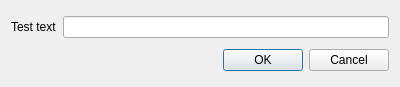
<?xml version="1.0" encoding="UTF-8"?>
<ui version="4.0">
 <class>Dialog</class>
 <widget class="QDialog" name="Dialog">
  <property name="geometry">
   <rect>
    <x>0</x>
    <y>0</y>
    <width>400</width>
    <height>87</height>
   </rect>
  </property>
  <property name="windowTitle">
   <string>Dialog</string>
  </property>
  <layout class="QVBoxLayout" name="verticalLayout">
   <item>
    <layout class="QHBoxLayout" name="horizontalLayout">
     <item>
      <widget class="QLabel" name="label">
       <property name="text">
        <string>Test text</string>
       </property>
      </widget>
     </item>
     <item>
      <widget class="QLineEdit" name="lineEdit"/>
     </item>
    </layout>
   </item>
   <item>
    <widget class="QDialogButtonBox" name="buttonBox">
     <property name="orientation">
      <enum>Qt::Horizontal</enum>
     </property>
     <property name="standardButtons">
      <set>QDialogButtonBox::Cancel|QDialogButtonBox::Ok</set>
     </property>
    </widget>
   </item>
  </layout>
 </widget>
 <resources/>
 <connections>
  <connection>
   <sender>buttonBox</sender>
   <signal>accepted()</signal>
   <receiver>Dialog</receiver>
   <slot>accept()</slot>
   <hints>
    <hint type="sourcelabel">
     <x>248</x>
     <y>254</y>
    </hint>
    <hint type="destinationlabel">
     <x>157</x>
     <y>274</y>
    </hint>
   </hints>
  </connection>
  <connection>
   <sender>buttonBox</sender>
   <signal>rejected()</signal>
   <receiver>Dialog</receiver>
   <slot>reject()</slot>
   <hints>
    <hint type="sourcelabel">
     <x>316</x>
     <y>260</y>
    </hint>
    <hint type="destinationlabel">
     <x>286</x>
     <y>274</y>
    </hint>
   </hints>
  </connection>
 </connections>
</ui>
